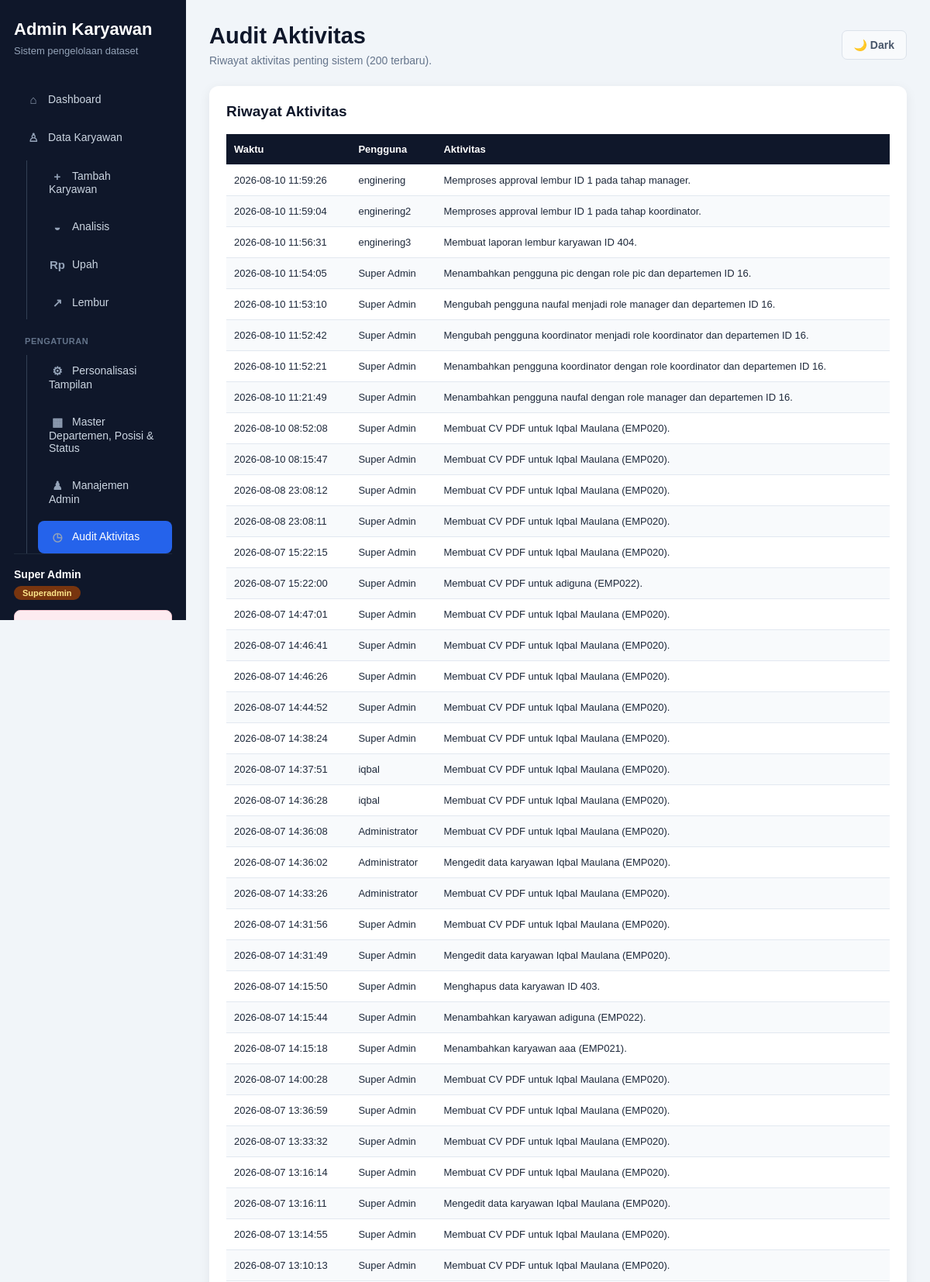
/Dashboard/audit-aktivitas.php (signed in, upper part), run on the app's committed database.
### tables this page shows
CREATE TABLE `audit_aktivitas` (
  `id` bigint unsigned NOT NULL AUTO_INCREMENT,
  `user_id` int DEFAULT NULL,
  `aktivitas` varchar(255) NOT NULL,
  `dibuat_pada` timestamp NULL DEFAULT CURRENT_TIMESTAMP,
  PRIMARY KEY (`id`)
);

CREATE TABLE `users` (
  `id` int NOT NULL AUTO_INCREMENT,
  `username` varchar(50) NOT NULL,
  `password` varchar(255) NOT NULL,
  `nama` varchar(150) NOT NULL,
  `role` enum('superadmin','admin','pic','koordinator','manager','viewer') NOT NULL DEFAULT 'viewer',
  `department_id` int unsigned DEFAULT NULL,
  `is_active` tinyint(1) NOT NULL DEFAULT '1',
  `created_at` timestamp NOT NULL DEFAULT CURRENT_TIMESTAMP,
  PRIMARY KEY (`id`),
  UNIQUE KEY `username` (`username`),
  KEY `fk_users_department` (`department_id`),
  CONSTRAINT `fk_users_department` FOREIGN KEY (`department_id`) REFERENCES `master_departemen` (`id`) ON DELETE RESTRICT
);

### Dashboard/audit-aktivitas.php (the view, shortened to what this page needs)
<?php
require __DIR__ . "/koneksi.php";
$hasil = mysqli_query(
    $conn,
    "SELECT a.*, u.nama, u.username
     FROM audit_aktivitas a
     LEFT JOIN users u ON u.id = a.user_id
     ORDER BY a.id DESC
     LIMIT 200"
);
require __DIR__ . "/partials/atas.php";
?>
    <section class="data-card">
        <div class="data-card-header">
            <h2>Riwayat Aktivitas</h2>
        </div>
        <div class="table-wrapper">
            <table style="min-width:700px">
                <thead>
                    <tr>
                        <th>Waktu</th>
                        <th>Pengguna</th>
                        <th>Aktivitas</th>
                    </tr>
                </thead>
                <tbody>
                    <?php if ($hasil && mysqli_num_rows($hasil) > 0): ?>
                        <?php while ($baris = mysqli_fetch_assoc($hasil)): ?>
                            <tr>
                                <td><?= htmlspecialchars((string) $baris["dibuat_pada"]); ?></td>
                                <td><?= htmlspecialchars($baris["nama"] ?: ($baris["username"] ?: "-")); ?></td>
                                <td><?= htmlspecialchars($baris["aktivitas"]); ?></td>
                            </tr>
                        <?php endwhile; ?>
                    <?php else: ?>
                        <tr>
                            <td colspan="3" class="empty-data">Belum ada aktivitas tercatat.</td>
                        </tr>
                    <?php endif; ?>
                </tbody>
            </table>
        </div>
    </section>
<?php
require __DIR__ . "/partials/bawah.php";

### style/admin-settings.css (style rules this page uses)
.master-data-page .chart-card, .master-data-page .form-card, .master-data-page .data-card, .pengguna-page .chart-card, .pengguna-page .form-card, .pengguna-page .data-card, .audit-page .chart-card, .audit-page .form-card, .audit-page .data-card, .pengaturan-publik-page .chart-card, .pengaturan-publik-page .form-card, .pengaturan-publik-page .data-card { width: 100%; }

### style/admin-base.css (style rules this page uses)
* { box-sizing: border-box; }
body { margin: 0; font-family: Arial, Helvetica, sans-serif; background-color: #f1f5f9; color: #1e293b; }
.data-card { padding: 22px; background-color: #ffffff; border-radius: 12px; box-shadow: 0 4px 15px rgba(15, 23, 42, 0.07); }
.data-card-header { display: flex; align-items: center; justify-content: space-between; gap: 15px; margin-bottom: 18px; flex-wrap: wrap; }
.data-card-header h2 { margin: 0; color: #0f172a; font-size: 19px; }
.table-wrapper { width: 100%; overflow-x: auto; }
table { width: 100%; min-width: 1450px; border-collapse: collapse; }
th:last-child, td:last-child { position: sticky; right: 0; z-index: 2; }
th:last-child { background-color: #0f172a; }
td:last-child { background-color: #ffffff; }
tbody tr:nth-child(even) td:last-child { background-color: #f8fafc; }
thead { color: #ffffff; background-color: #0f172a; }
th, td { padding: 12px 10px; border-bottom: 1px solid #e2e8f0; text-align: left; vertical-align: middle; font-size: 13px; }
th { white-space: nowrap; }
tbody tr:nth-child(even) { background-color: #f8fafc; }

### data on the page
audit_aktivitas: dibuat_pada "2026-08-10 11:59:26", user.nama "enginering", aktivitas "Memproses approval lembur ID 1 pada tahap manager."
audit_aktivitas: dibuat_pada "2026-08-10 11:59:04", user.nama "enginering2", aktivitas "Memproses approval lembur ID 1 pada tahap koordinator."
audit_aktivitas: dibuat_pada "2026-08-10 11:56:31", user.nama "enginering3", aktivitas "Membuat laporan lembur karyawan ID 404."
audit_aktivitas: dibuat_pada "2026-08-10 11:54:05", user.nama "Super Admin", aktivitas "Menambahkan pengguna pic dengan role pic dan departemen ID 16."
audit_aktivitas: dibuat_pada "2026-08-10 11:53:10", user.nama "Super Admin", aktivitas "Mengubah pengguna naufal menjadi role manager dan departemen ID 16."
audit_aktivitas: dibuat_pada "2026-08-10 11:52:42", user.nama "Super Admin", aktivitas "Mengubah pengguna koordinator menjadi role koordinator dan departemen ID 16."
audit_aktivitas: dibuat_pada "2026-08-10 11:52:21", user.nama "Super Admin", aktivitas "Menambahkan pengguna koordinator dengan role koordinator dan departemen ID 16."
audit_aktivitas: dibuat_pada "2026-08-10 11:21:49", user.nama "Super Admin", aktivitas "Menambahkan pengguna naufal dengan role manager dan departemen ID 16."
audit_aktivitas: dibuat_pada "2026-08-10 08:52:08", user.nama "Super Admin", aktivitas "Membuat CV PDF untuk Iqbal Maulana (EMP020)."
audit_aktivitas: dibuat_pada "2026-08-10 08:15:47", user.nama "Super Admin", aktivitas "Membuat CV PDF untuk Iqbal Maulana (EMP020)."
audit_aktivitas: dibuat_pada "2026-08-08 23:08:12", user.nama "Super Admin", aktivitas "Membuat CV PDF untuk Iqbal Maulana (EMP020)."
audit_aktivitas: dibuat_pada "2026-08-08 23:08:11", user.nama "Super Admin", aktivitas "Membuat CV PDF untuk Iqbal Maulana (EMP020)."
audit_aktivitas: dibuat_pada "2026-08-07 15:22:15", user.nama "Super Admin", aktivitas "Membuat CV PDF untuk Iqbal Maulana (EMP020)."
audit_aktivitas: dibuat_pada "2026-08-07 15:22:00", user.nama "Super Admin", aktivitas "Membuat CV PDF untuk adiguna (EMP022)."
audit_aktivitas: dibuat_pada "2026-08-07 14:47:01", user.nama "Super Admin", aktivitas "Membuat CV PDF untuk Iqbal Maulana (EMP020)."
audit_aktivitas: dibuat_pada "2026-08-07 14:46:41", user.nama "Super Admin", aktivitas "Membuat CV PDF untuk Iqbal Maulana (EMP020)."
audit_aktivitas: dibuat_pada "2026-08-07 14:46:26", user.nama "Super Admin", aktivitas "Membuat CV PDF untuk Iqbal Maulana (EMP020)."
audit_aktivitas: dibuat_pada "2026-08-07 14:44:52", user.nama "Super Admin", aktivitas "Membuat CV PDF untuk Iqbal Maulana (EMP020)."
audit_aktivitas: dibuat_pada "2026-08-07 14:38:24", user.nama "Super Admin", aktivitas "Membuat CV PDF untuk Iqbal Maulana (EMP020)."
audit_aktivitas: dibuat_pada "2026-08-07 14:37:51", user.nama "iqbal", aktivitas "Membuat CV PDF untuk Iqbal Maulana (EMP020)."
audit_aktivitas: dibuat_pada "2026-08-07 14:36:28", user.nama "iqbal", aktivitas "Membuat CV PDF untuk Iqbal Maulana (EMP020)."
audit_aktivitas: dibuat_pada "2026-08-07 14:36:08", user.nama "Administrator", aktivitas "Membuat CV PDF untuk Iqbal Maulana (EMP020)."
audit_aktivitas: dibuat_pada "2026-08-07 14:36:02", user.nama "Administrator", aktivitas "Mengedit data karyawan Iqbal Maulana (EMP020)."
audit_aktivitas: dibuat_pada "2026-08-07 14:33:26", user.nama "Administrator", aktivitas "Membuat CV PDF untuk Iqbal Maulana (EMP020)."
audit_aktivitas: dibuat_pada "2026-08-07 14:31:56", user.nama "Super Admin", aktivitas "Membuat CV PDF untuk Iqbal Maulana (EMP020)."
audit_aktivitas: dibuat_pada "2026-08-07 14:31:49", user.nama "Super Admin", aktivitas "Mengedit data karyawan Iqbal Maulana (EMP020)."
audit_aktivitas: dibuat_pada "2026-08-07 14:15:50", user.nama "Super Admin", aktivitas "Menghapus data karyawan ID 403."
audit_aktivitas: dibuat_pada "2026-08-07 14:15:44", user.nama "Super Admin", aktivitas "Menambahkan karyawan adiguna (EMP022)."
audit_aktivitas: dibuat_pada "2026-08-07 14:15:18", user.nama "Super Admin", aktivitas "Menambahkan karyawan aaa (EMP021)."
audit_aktivitas: dibuat_pada "2026-08-07 14:00:28", user.nama "Super Admin", aktivitas "Membuat CV PDF untuk Iqbal Maulana (EMP020)."
audit_aktivitas: dibuat_pada "2026-08-07 13:36:59", user.nama "Super Admin", aktivitas "Membuat CV PDF untuk Iqbal Maulana (EMP020)."
audit_aktivitas: dibuat_pada "2026-08-07 13:33:32", user.nama "Super Admin", aktivitas "Membuat CV PDF untuk Iqbal Maulana (EMP020)."
audit_aktivitas: dibuat_pada "2026-08-07 13:16:14", user.nama "Super Admin", aktivitas "Membuat CV PDF untuk Iqbal Maulana (EMP020)."
audit_aktivitas: dibuat_pada "2026-08-07 13:16:11", user.nama "Super Admin", aktivitas "Mengedit data karyawan Iqbal Maulana (EMP020)."
audit_aktivitas: dibuat_pada "2026-08-07 13:14:55", user.nama "Super Admin", aktivitas "Membuat CV PDF untuk Iqbal Maulana (EMP020)."
audit_aktivitas: dibuat_pada "2026-08-07 13:10:13", user.nama "Super Admin", aktivitas "Membuat CV PDF untuk Iqbal Maulana (EMP020)."

### other printed values
namaPengguna() "Super Admin"
rolePengguna() "Superadmin"
$judulHalaman "Audit Aktivitas"
$subjudulHalaman "Riwayat aktivitas penting sistem (200 terbaru)."
